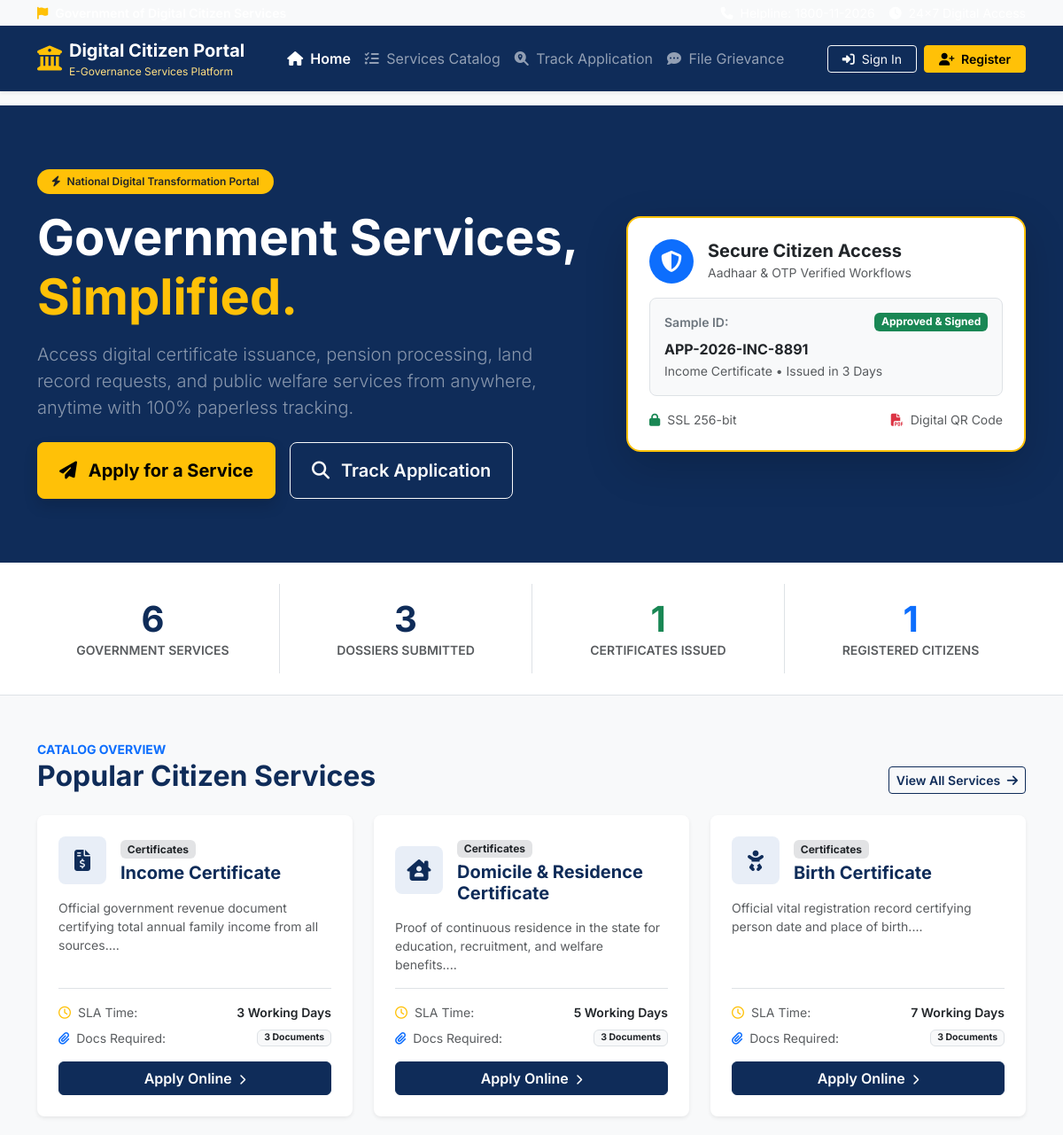
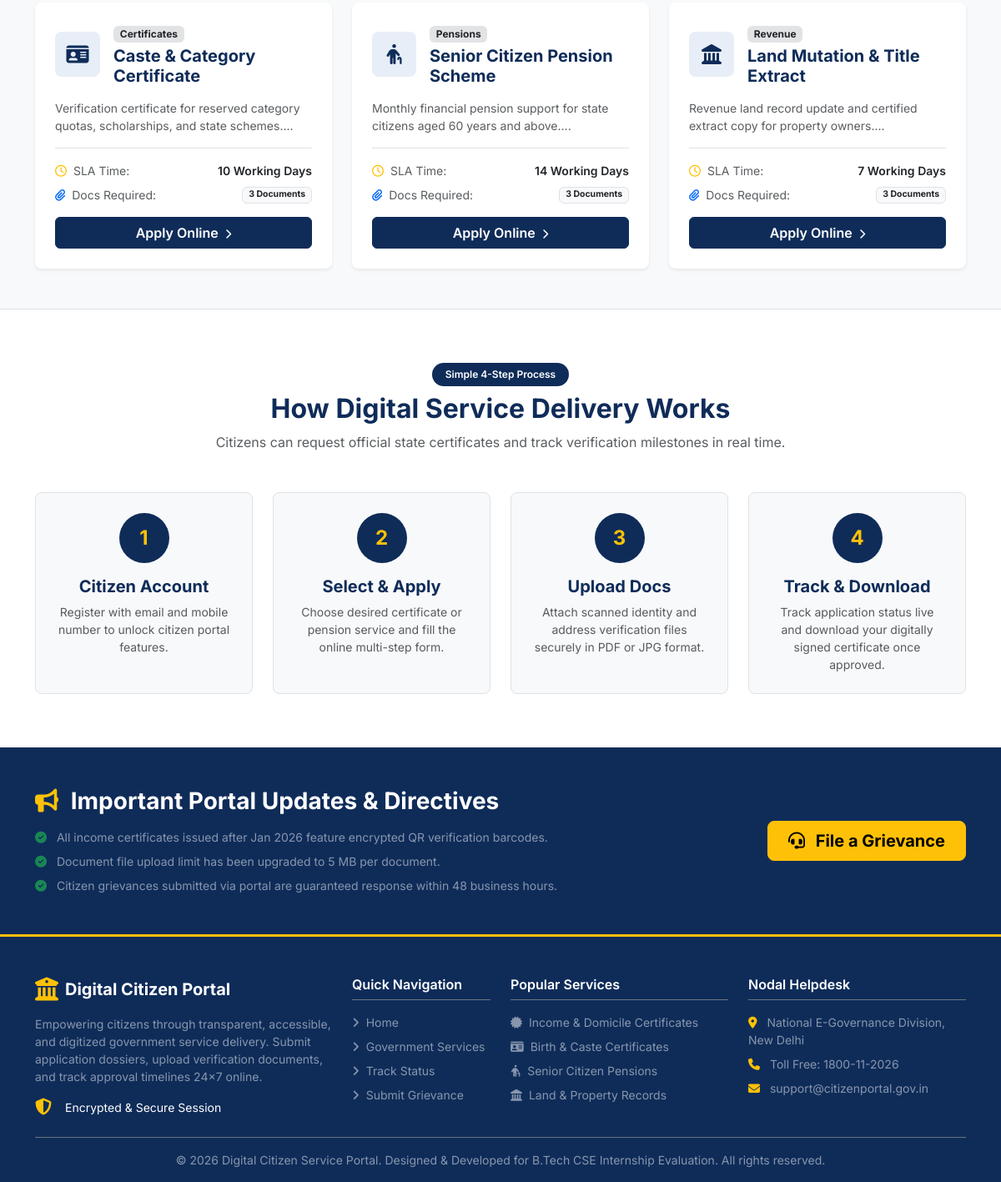
The page / on the database its author committed (2 pictures, top to bottom).
### app/models.py (models this page shows, shortened)
class Service(db.Model):
    __tablename__ = 'services'
    id = db.Column(db.Integer, primary_key=True)
    name = db.Column(db.String(150), nullable=False)
    description = db.Column(db.Text, nullable=False)
    required_documents = db.Column(db.Text, nullable=False) # Store comma-separated or formatted list
    processing_time = db.Column(db.String(50), nullable=False) # e.g. "7 Working Days"
    category = db.Column(db.String(80), nullable=False, default='Certificates') # e.g., Certificates, Pensions, Revenue, Others
    icon = db.Column(db.String(50), default='fa-file-medical')
    created_at = db.Column(db.DateTime, default=datetime.utcnow)
    applications = db.relationship('Application', backref='service', lazy=True)

### app/routes/main.py (the view)
@main_bp.route('/')
def index():
    total_services = Service.query.count()
    total_applications = Application.query.count()
    completed_applications = Application.query.filter_by(status='approved').count()
    total_citizens = User.query.filter_by(role='citizen').count()
    featured_services = Service.query.limit(6).all()
    return render_template('main/index.html',
                           total_services=total_services,
                           total_applications=total_applications,
                           completed_applications=completed_applications,
                           total_citizens=total_citizens,
                           featured_services=featured_services)

### app/templates/main/index.html (shortened to what this page needs)
{% extends "base.html" %}
{% block content %}
<section class="gov-hero py-5 text-white bg-navy position-relative overflow-hidden">
    <div class="container py-lg-4 position-relative z-1">
        <div class="row align-items-center g-4">
            <div class="col-lg-7">
                <span class="badge bg-warning text-dark px-3 py-2 rounded-pill fw-semibold mb-3">
                    <i class="fa-solid fa-bolt me-1"></i> National Digital Transformation Portal
                </span>
                <h1 class="display-4 fw-bold mb-3 tracking-tight">Government Services, <span class="text-warning">Simplified.</span></h1>
                <p class="lead text-white-50 mb-4 me-lg-4">
                    Access digital certificate issuance, pension processing, land record requests, and public welfare services from anywhere, anytime with 100% paperless tracking.
                </p>
                <div class="d-flex flex-wrap gap-3">
                    <a href="{{ url_for('main.services') }}" class="btn btn-warning btn-lg fw-bold px-4 py-3 shadow">
                        <i class="fa-solid fa-paper-plane me-2"></i> Apply for a Service
                    </a>
                    <a href="{{ url_for('main.track') }}" class="btn btn-outline-light btn-lg fw-semibold px-4 py-3">
                        <i class="fa-solid fa-magnifying-glass me-2"></i> Track Application
                    </a>
                </div>
            </div>
            <div class="col-lg-5 text-center">
                <div class="hero-illustration-card p-4 rounded-4 bg-white text-dark shadow-lg border border-warning border-2 text-start">
                    <div class="d-flex align-items-center gap-3 mb-3">
                        <div class="icon-circle bg-primary text-white rounded-circle d-flex align-items-center justify-content-center" style="width:50px; height:50px;">
                            <i class="fa-solid fa-shield-halved fs-4"></i>
                        </div>
                        <div>
                            <h5 class="fw-bold mb-0">Secure Citizen Access</h5>
                            <small class="text-muted">Aadhaar & OTP Verified Workflows</small>
                        </div>
                    </div>
                    <div class="p-3 bg-light rounded-3 mb-3 border">
                        <div class="d-flex justify-content-between mb-2">
                            <span class="fw-semibold text-secondary fs-7">Sample ID:</span>
                            <span class="badge bg-success">Approved & Signed</span>
                        </div>
                        <p class="mb-0 fw-bold fs-6">APP-2026-INC-8891</p>
                        <small class="text-muted">Income Certificate • Issued in 3 Days</small>
                    </div>
                    <div class="d-flex justify-content-between text-muted fs-7">
                        <span><i class="fa-solid fa-lock text-success me-1"></i> SSL 256-bit</span>
                        <span><i class="fa-solid fa-file-pdf text-danger me-1"></i> Digital QR Code</span>
                    </div>
                </div>
            </div>
        </div>
    </div>
</section>
<section class="bg-white py-4 border-bottom shadow-sm">
    <div class="container">
        <div class="row g-4 text-center">
            <div class="col-6 col-md-3">
                <div class="stat-box p-3">
                    <h3 class="fw-bold text-navy display-6 mb-0">{{ total_services }}</h3>
                    <p class="text-muted mb-0 fs-7 text-uppercase fw-semibold">Government Services</p>
                </div>
            </div>
            <div class="col-6 col-md-3 border-start">
                <div class="stat-box p-3">
                    <h3 class="fw-bold text-navy display-6 mb-0">{{ total_applications }}</h3>
                    <p class="text-muted mb-0 fs-7 text-uppercase fw-semibold">Dossiers Submitted</p>
                </div>
            </div>
            <div class="col-6 col-md-3 border-start">
                <div class="stat-box p-3">
                    <h3 class="fw-bold text-success display-6 mb-0">{{ completed_applications }}</h3>
                    <p class="text-muted mb-0 fs-7 text-uppercase fw-semibold">Certificates Issued</p>
                </div>
            </div>
            <div class="col-6 col-md-3 border-start">
                <div class="stat-box p-3">
                    <h3 class="fw-bold text-primary display-6 mb-0">{{ total_citizens }}</h3>
                    <p class="text-muted mb-0 fs-7 text-uppercase fw-semibold">Registered Citizens</p>
                </div>
            </div>
        </div>
    </div>
</section>
<section class="py-5 bg-light">
    <div class="container">
        <div class="d-flex flex-column flex-md-row justify-content-between align-items-md-end mb-4">
            <div>
                <span class="text-primary fw-bold text-uppercase fs-7 tracking-wider">Catalog Overview</span>
                <h2 class="fw-bold text-navy mb-0">Popular Citizen Services</h2>
            </div>
            <a href="{{ url_for('main.services') }}" class="btn btn-outline-navy btn-sm fw-semibold mt-3 mt-md-0">
                View All Services <i class="fa-solid fa-arrow-right ms-1"></i>
            </a>
        </div>
        <div class="row g-4">
            {% for service in featured_services %}
            <div class="col-lg-4 col-md-6">
                <div class="card h-100 border-0 shadow-sm rounded-3 hover-lift transition">
                    <div class="card-body p-4 d-flex flex-column">
                        <div class="d-flex align-items-center gap-3 mb-3">
                            <div class="service-icon-box bg-navy-subtle text-navy rounded-3 p-3 d-flex align-items-center justify-content-center" style="width:54px; height:54px;">
                                <i class="fa-solid {{ service.icon }} fs-4"></i>
                            </div>
                            <div>
                                <span class="badge bg-secondary-subtle text-dark fs-8">{{ service.category }}</span>
                                <h5 class="fw-bold text-navy mb-0 mt-1">{{ service.name }}</h5>
                            </div>
                        </div>
                        <p class="text-muted fs-7 mb-3 flex-grow-1">{{ service.description[:110] }}...</p>
                        <div class="border-top pt-3 mt-auto fs-7">
                            <div class="d-flex justify-content-between mb-2">
                                <span class="text-muted"><i class="fa-regular fa-clock me-1 text-warning"></i> SLA Time:</span>
                                <span class="fw-semibold text-dark">{{ service.processing_time }}</span>
                            </div>
                            <div class="d-flex justify-content-between align-items-center">
                                <span class="text-muted"><i class="fa-solid fa-paperclip me-1 text-primary"></i> Docs Required:</span>
                                <span class="badge bg-light text-dark border">3 Documents</span>
                            </div>
                            <a href="{{ url_for('citizen.apply', service_id=service.id) }}" class="btn btn-navy w-100 fw-semibold mt-3">
                                Apply Online <i class="fa-solid fa-chevron-right ms-1 fs-8"></i>
                            </a>
                        </div>
                    </div>
                </div>
            </div>
            {% endfor %}
        </div>
    </div>
</section>
<section class="py-5 bg-white border-top">
    <div class="container py-3">
        <div class="text-center max-w-700 mx-auto mb-5">
            <span class="badge bg-navy text-white px-3 py-2 rounded-pill fw-semibold mb-2">Simple 4-Step Process</span>
            <h2 class="fw-bold text-navy">How Digital Service Delivery Works</h2>
            <p class="text-muted">Citizens can request official state certificates and track verification milestones in real time.</p>
        </div>
        <div class="row g-4">
            <div class="col-md-3 text-center">
                <div class="step-card p-4 rounded-3 h-100 bg-light border">
                    <div class="step-number bg-navy text-warning rounded-circle mx-auto mb-3 fw-bold fs-4 d-flex align-items-center justify-content-center" style="width:60px; height:60px;">1</div>
                    <h5 class="fw-bold text-navy">Citizen Account</h5>
                    <p class="text-muted fs-7 mb-0">Register with email and mobile number to unlock citizen portal features.</p>
                </div>
            </div>
            <div class="col-md-3 text-center">
                <div class="step-card p-4 rounded-3 h-100 bg-light border">
                    <div class="step-number bg-navy text-warning rounded-circle mx-auto mb-3 fw-bold fs-4 d-flex align-items-center justify-content-center" style="width:60px; height:60px;">2</div>
                    <h5 class="fw-bold text-navy">Select & Apply</h5>
                    <p class="text-muted fs-7 mb-0">Choose desired certificate or pension service and fill the online multi-step form.</p>
                </div>
            </div>
            <div class="col-md-3 text-center">
                <div class="step-card p-4 rounded-3 h-100 bg-light border">
                    <div class="step-number bg-navy text-warning rounded-circle mx-auto mb-3 fw-bold fs-4 d-flex align-items-center justify-content-center" style="width:60px; height:60px;">3</div>
                    <h5 class="fw-bold text-navy">Upload Docs</h5>
                    <p class="text-muted fs-7 mb-0">Attach scanned identity and address verification files securely in PDF or JPG format.</p>
                </div>
            </div>
            <div class="col-md-3 text-center">
                <div class="step-card p-4 rounded-3 h-100 bg-light border">
                    <div class="step-number bg-navy text-warning rounded-circle mx-auto mb-3 fw-bold fs-4 d-flex align-items-center justify-content-center" style="width:60px; height:60px;">4</div>
                    <h5 class="fw-bold text-navy">Track & Download</h5>
                    <p class="text-muted fs-7 mb-0">Track application status live and download your digitally signed certificate once approved.</p>
                </div>
            </div>
        </div>
    </div>
</section>
<section class="py-5 bg-navy text-white">
    <div class="container">
        <div class="row g-4 align-items-center">
            <div class="col-lg-8">
                <h3 class="fw-bold mb-3"><i class="fa-solid fa-bullhorn text-warning me-2"></i> Important Portal Updates & Directives</h3>
                <ul class="list-unstyled mb-0 fs-7 text-white-50">
                    <li class="mb-2"><i class="fa-solid fa-circle-check text-success me-2"></i> All income certificates issued after Jan 2026 feature encrypted QR verification barcodes.</li>
                    <li class="mb-2"><i class="fa-solid fa-circle-check text-success me-2"></i> Document file upload limit has been upgraded to 5 MB per document.</li>
                    <li class="mb-0"><i class="fa-solid fa-circle-check text-success me-2"></i> Citizen grievances submitted via portal are guaranteed response within 48 business hours.</li>
                </ul>
            </div>
            <div class="col-lg-4 text-lg-end">
                <a href="{{ url_for('main.grievance') }}" class="btn btn-warning btn-lg fw-bold px-4">
                    <i class="fa-solid fa-headset me-2"></i> File a Grievance
                </a>
            </div>
        </div>
    </div>
</section>
{% endblock %}

### rows shown on the page
Service: category "Certificates", name "Income Certificate", description "Official government revenue document certifying total annual family income from all sources.", processing_time "3 Working Days"
Service: category "Certificates", name "Domicile & Residence Certificate", description "Proof of continuous residence in the state for education, recruitment, and welfare benefits.", processing_time "5 Working Days"
Service: category "Certificates", name "Birth Certificate", description "Official vital registration record certifying person date and place of birth.", processing_time "7 Working Days"
Service: category "Certificates", name "Caste & Category Certificate", description "Verification certificate for reserved category quotas, scholarships, and state schemes.", processing_time "10 Working Days"
Service: category "Pensions", name "Senior Citizen Pension Scheme", description "Monthly financial pension support for state citizens aged 60 years and above.", processing_time "14 Working Days"
Service: category "Revenue", name "Land Mutation & Title Extract", description "Revenue land record update and certified extract copy for property owners.", processing_time "7 Working Days"

### other values the page prints
{{ total_services }} "6"
{{ total_applications }} "3"
{{ completed_applications }} "1"
{{ total_citizens }} "1"
